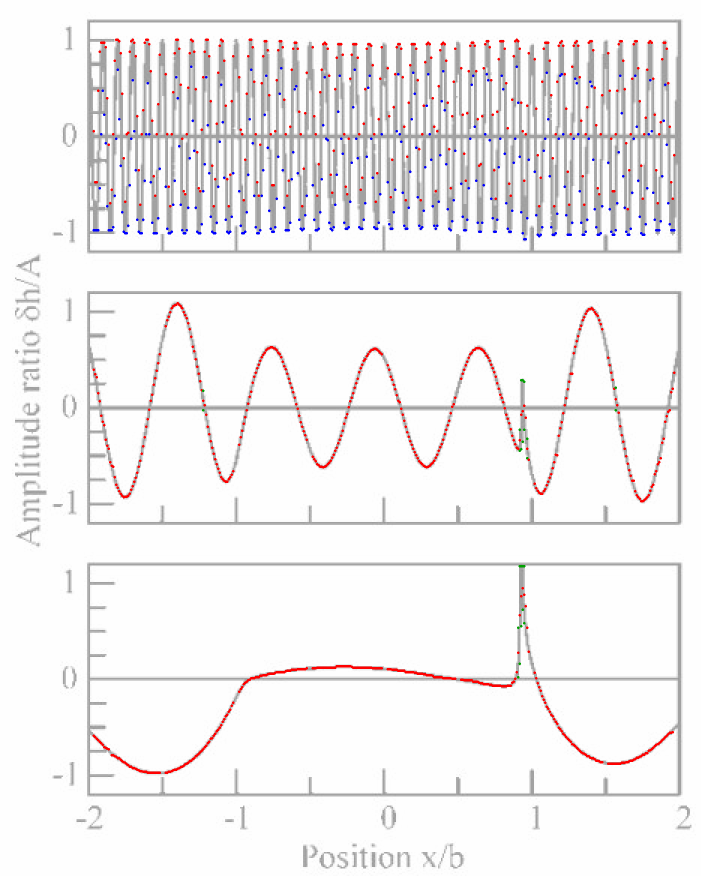
#> input picture 논문 취합/06. 작업/skf2010/figures/HL06_digitize_check_fig3_dh.png, 1401 x 1752 px, given in place of HL06_fig3_dh.jpg, which was not available (shown at 1/2 size)
$ python digitize_hl06.py
#> lines starting #> are read from the running program, lines starting #| are printed output that depends on the picture; after the words box and inside, x2 and y2 are one past the last pixel; in counts of white or black regions, pixels touching at a corner belong together; pictures that were not available may be replaced by others from this repository, and a replacement may not be noted
### 논문 취합/06. 작업/skf2010/digitize_fig2.py
"""SKF 2010 Fig 2 (a)(b)(c) 곡선 자동 디지타이징 — 이미지 색상 추출 (사용자 결정 2026-09-29).

축: x 50~450 um (프레임 좌우), Delta h -0.4~0.4 um (좌축), Delta p -5~2 GPa (우축).
곡선: 빨강 = Delta h, 파랑 = Delta p. 열마다 곡선색 픽셀 무리를 찾고, 본문 라벨 글자를
피하려고 이전 열 값에 가장 가까운 무리를 따른다. 무리 높이가 JUMP_PX 를 넘으면
수직 급변 구간이라 값이 하나로 정해지지 않으므로 NaN 으로 둔다.

    python digitize_fig2.py   ->  ref_data/V1_skf_fig2_{a,b,c}.csv, figures/V1_digitize_check_{a,b,c}.png
"""
from __future__ import annotations

import os

import numpy as np
from PIL import Image, ImageDraw

SRC = "../../03. 정리/2010_SKF_Micro_Geometry_Effects_on_the_S/"
FIGS = {"a": ("img_0004.jpg", 0.0), "b": ("img_0005.jpg", 1.0), "c": ("img_0006.jpg", -1.0)}
X_LIM, DH_LIM, DP_LIM = (50.0, 450.0), (-0.4, 0.4), (-5.0, 2.0)
JUMP_PX = 8


# [10 lines left out: function frame, not called in this run]


def runs(rows):
    """정렬된 행 번호를 연속 무리로 묶어 (시작, 끝) 목록 반환."""
    if len(rows) == 0:
        return []
    cut = np.where(np.diff(rows) > 1)[0]
    starts = np.r_[rows[0], rows[cut + 1]]
    ends = np.r_[rows[cut], rows[-1]]
    return list(zip(starts, ends))


# [59 lines left out: functions trace, digitize, not called in this run]


# [3 lines that do not run on import are left out]

### 논문 취합/06. 작업/skf2010/digitize_hl06.py
"""Hooke & Li 2006 Part 1 — Fig 3 · Fig 4 흑백 원문 그림 디지타이징.

축 보정: 각 축의 눈금(프레임에 붙은 짧은 선)을 픽셀로 검출 → 눈금 값(그림 라벨을 눈으로 읽어 지정)과
최소제곱 직선(px = a + b·value) 회귀. 회귀 잔차(px)를 정량 검사로 출력한다.

Fig 3 (δh/A · δp b/E'A, 3단 = λ/b 0.1·0.7·3.0)
  · λ/b 0.7·3.0 : 열마다 곡선 픽셀 무리 중 이전 값에 가장 가까운 무리 중심(kind=curve).
                  프레임·눈금·0 기준선은 지운다. 곡선이 0선과 겹치면(이전 값이 0선 근처, 다른 무리 없음) 0.
                  수직 급변(무리 높이 > JUMP_PX) 열은 무리 중심을 curve 로, 무리 양끝을 env_hi/env_lo 로 함께 기록.
  · λ/b 0.1     : 열마다 곡선 픽셀 최상·최하(env_hi/env_lo). 0선 행은 제외, 0선 외 픽셀이 없으면 0.
Fig 4 (기호 ▲=H/A 왼축, △=P b/E'A 오른축)
  · x 는 원문 41점 격자 λ/b = 10^(-4+0.15k) 로 고정하고, 격자 열 근처에서 ▲·△ 견본(같은 그림에서 오려낸
    템플릿)과의 정규화 상호상관(NCC) 봉우리 → 기호 bbox 중심 = 데이터 점(Grace 식 기호 ±s 대칭 가정).
  · 같은 종류 봉우리는 격자점당 하나, 다른 종류는 서로 6 px 안이면 점수가 낮은 쪽을 가려진 것으로 보고 NaN(flag=hidden).
  · smooth: 간극 h(왼축)·압력 p(오른축) 두 곡선을 x/b=0 에서 좌우로 추적(무리 배정: 예측값과 가까운 쪽).

    python digitize_hl06.py
    -> ref_data/HL06_fig3.csv, ref_data/HL06_fig4.csv, ref_data/HL06_fig4_smooth.csv, ref_data/HL06_fig4_hcen.json,
       figures/HL06_digitize_check_*.png
"""
from __future__ import annotations

import json
import os

import numpy as np
from numpy.lib.stride_tricks import sliding_window_view as swv
from PIL import Image, ImageDraw

from digitize_fig2 import runs

REF = "figures/ref/"
DARK = 140
JUMP_PX = 12
SCALE = 3          # 확인 그림 확대 배율


# ---------------------------------------------------------------- 공통 ---------
def load(name):
#> called with name = 'HL06_fig3_dh'
    g = np.asarray(Image.open(REF + name + ".jpg").convert("L")).astype(float)
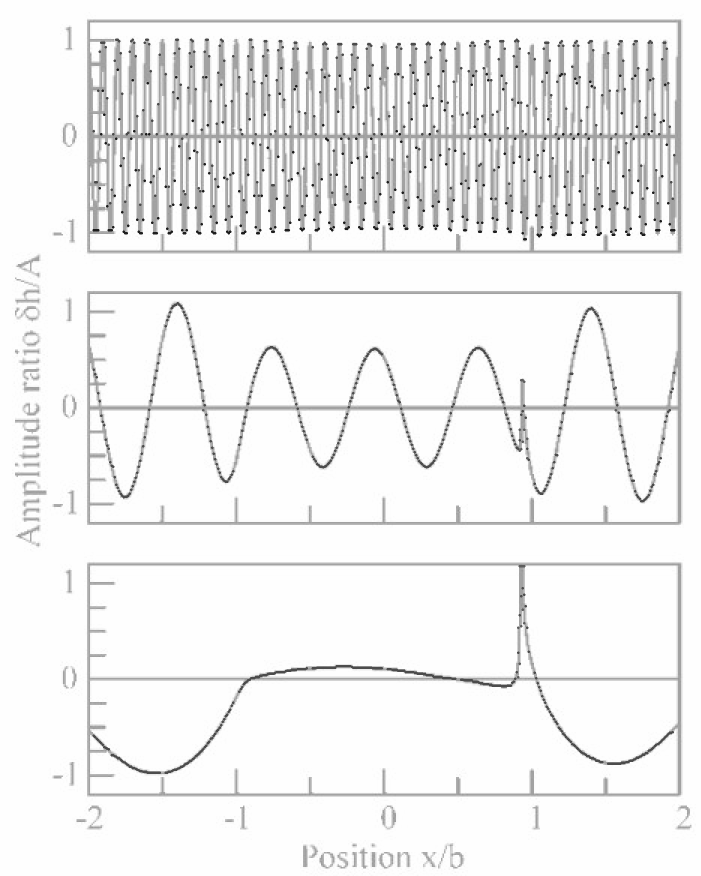
#> g: shape (1752, 1401) float64 (shown at 1/2 size); min 29, max 254, mean 240.1
    return g, g < DARK


def lines(d, axis, frac):
    """긴 직선(프레임·0선): 어두운 픽셀 비율 > frac 인 행(axis=1)/열(axis=0)의 연속 무리 [(s,e)]."""
    cnt = d.sum(axis)
    n = d.shape[axis]
    return runs(np.where(cnt > frac * n)[0])


# [40 lines left out: functions tick_cands, calib, not called in this run]


def v_of(px, cal):
    return (np.asarray(px, float) - cal[0]) / cal[1]


def px_of(v, cal):
    return cal[0] + cal[1] * np.asarray(v, float)


CAL_LOG = []


# [4 lines left out: function log_cal, not called in this run]


def upscale(g):
    im = Image.fromarray((150 + 0.41 * g).astype(np.uint8)).convert("RGB")   # 원본을 연회색으로 — 겹친 점이 보이게
    return im.resize((im.width * SCALE, im.height * SCALE), Image.NEAREST)


def dot(dr, x, y, col, r=2):
    X, Y = (x + 0.5) * SCALE, (y + 0.5) * SCALE
    dr.ellipse((X - r, Y - r, X + r, Y + r), fill=col)


# ---------------------------------------------------------------- Fig 3 --------
FIG3 = {  # quantity: (파일, 세로 눈금 간격 값, 프레임 ±한계 참고)
    "dh": ("HL06_fig3_dh", 0.25),
    "dp": ("HL06_fig3_dp", 0.5),
}
LAMS = [0.1, 0.7, 3.0]
FRAME_LIM = {"dh": 1.2, "dp": 2.0}     # 프레임 ± 한계(눈금 배정용 근사, 회귀가 실제 값을 정함)


def fig3_one(q):
    name, ystep = FIG3[q]
    g, d = load(name)
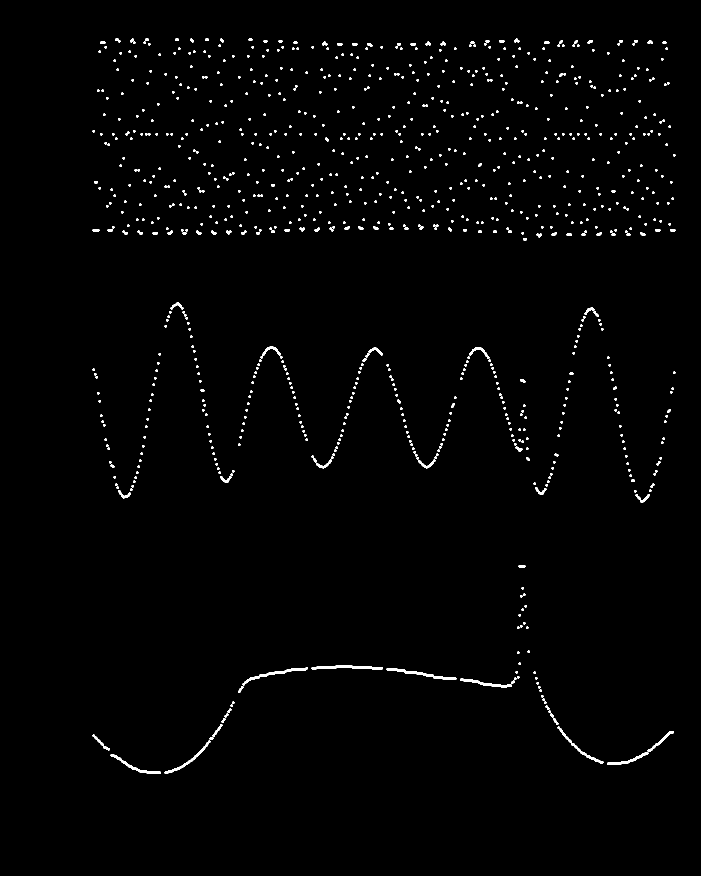
#> d: shape (1752, 1401) bool (shown at 1/2 size); 1.2% white; 929 white regions, largest, box (x1, y1, x2, y2) and area: (1214, 1462, 1348, 1530) 736, (623, 1330, 766, 1339) 717, (773, 1336, 913, 1360) 712
    hl = lines(d, 1, 0.75)       # 프레임 위·아래와 0선 (각 2 px)
#> in lines, `cnt = d.sum(axis)`: cnt = 1752 values, max 182 at index 267, min 0 at index 0, mean 16.52
#> hl = []
    vl = lines(d, 0, 0.75)
#> vl = []
#> (the run stopped early here; a loop or call above may not have finished)

$ run again, on CRB-main/Reference/2012. (Lugt) Thin layer flow and ~_images/_page_2_Picture_2.jpeg
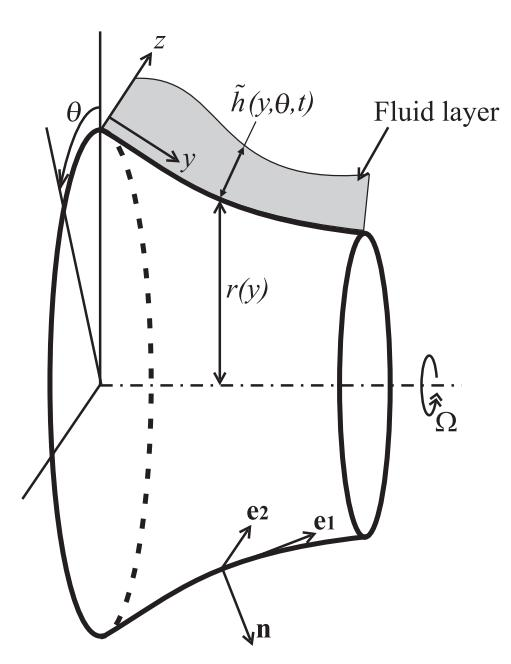
#> input picture CRB-main/Reference/2012. (Lugt) Thin layer flow and ~_images/_page_2_Picture_2.jpeg, 511 x 664 px, given in place of HL06_fig3_dh.jpg, which was not available
#> in fig3_one, `g, d = load(name)`:
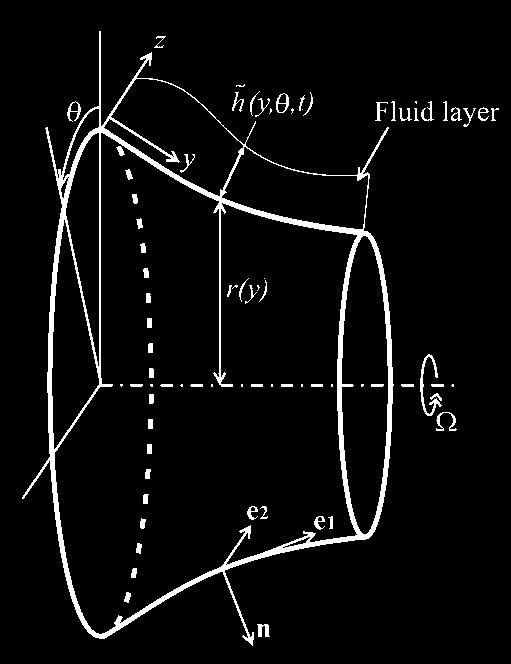
#> d: shape (664, 511) bool; 4.9% white; 78 white regions (18 under 20 px), largest, box (x1, y1, x2, y2) and area: (22, 31, 394, 646) 13183, (420, 354, 442, 416) 310, (436, 412, 457, 431) 129
#> cnt = 664 values, max 198 at index 385, min 0 at index 0, mean 25.18
#> hl = []
